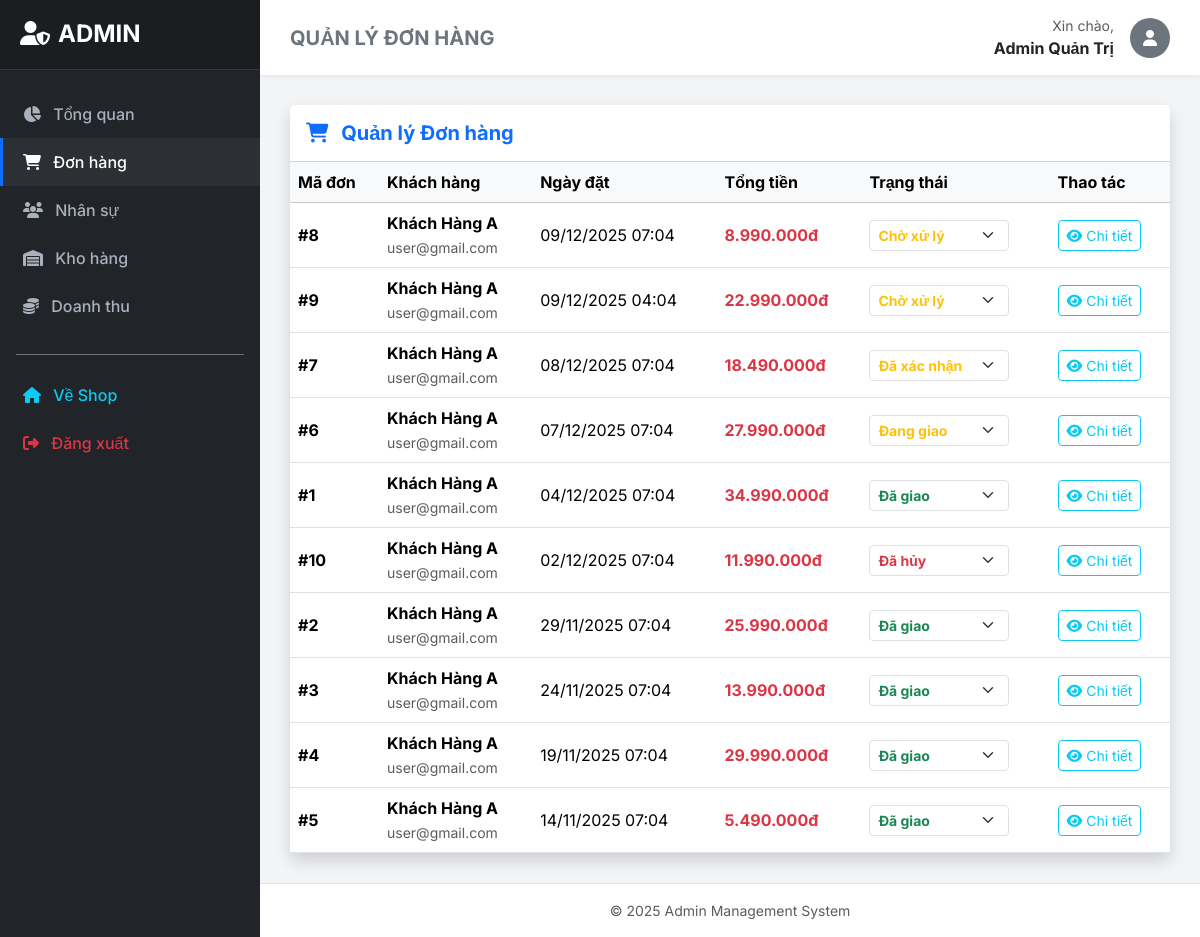
The page /admin/orders (signed in) on the database its author committed.
### tables this page shows
CREATE TABLE `donhang` (
  `id` int(11) NOT NULL AUTO_INCREMENT,
  `id_nguoidung` int(11) NOT NULL,
  `ngay_tao` timestamp NOT NULL DEFAULT current_timestamp(),
  `tong_tien` decimal(12,0) NOT NULL,
  `trang_thai` varchar(50) NOT NULL DEFAULT 'Chờ xử lý',
  PRIMARY KEY (`id`),
  KEY `id_nguoidung` (`id_nguoidung`),
  CONSTRAINT `fk_donhang_nguoidung` FOREIGN KEY (`id_nguoidung`) REFERENCES `nguoidung` (`id`) ON DELETE CASCADE ON UPDATE CASCADE
);

CREATE TABLE `nguoidung` (
  `id` int(11) NOT NULL AUTO_INCREMENT,
  `ho_ten` varchar(255) NOT NULL,
  `email` varchar(255) NOT NULL UNIQUE,
  `so_dien_thoai` varchar(15) NULL,
  `mat_khau` varchar(255) NOT NULL,
  `role` enum('admin','user') NOT NULL DEFAULT 'user', 
  `trang_thai` tinyint(1) NOT NULL DEFAULT 1 COMMENT '1: Active, 0: Blocked',  
  `gioi_tinh` enum('Nam','Nữ','Khác') NULL DEFAULT 'Khác',
  `ngay_sinh` date NULL,
  `ngay_tao` timestamp NOT NULL DEFAULT current_timestamp(),
  PRIMARY KEY (`id`)
);

### controllers/AdminController.php (called while the page is built, shortened)
<?php
class AdminController extends Controller {
    public function orders() {
        $orderModel = $this->loadModel('Order');
        $orders = $orderModel->getAll();
        $this->loadView('admin/orders', ['title' => 'Quản lý Đơn hàng', 'orders' => $orders], 'admin');
    }
}
?>

### models/Order.php (called while the page is built, shortened)
<?php
class Order extends Database {
    public function getAll() {
        $sql = "SELECT dh.*, nd.ho_ten, nd.email
                FROM donhang dh
                JOIN nguoidung nd ON dh.id_nguoidung = nd.id
                ORDER BY dh.ngay_tao DESC";
        return self::query($sql);
    }
}
?>

### models/Database.php (called while the page is built, shortened)
<?php
class Database {
    private static $conn = null;
    public static function getConnection() {
        if (self::$conn === null) {
            $host = DB_HOST;
            $db_name = DB_NAME;
            $username = DB_USER;
            $password = DB_PASS;
            $charset = DB_CHARSET;
            $dsn = "mysql:host=$host;dbname=$db_name;charset=$charset";
            $options = [
                PDO::ATTR_ERRMODE            => PDO::ERRMODE_EXCEPTION,
                PDO::ATTR_DEFAULT_FETCH_MODE => PDO::FETCH_ASSOC,
                PDO::ATTR_EMULATE_PREPARES   => false,
            ];
            try {
                self::$conn = new PDO($dsn, $username, $password, $options);
            } catch (PDOException $e) {
                die("Lỗi kết nối CSDL: " . $e->getMessage());
            }
        }
        return self::$conn;
    }
    private static function _query($sql, $params = [], $fetchAll = true) {
        try {
            $stmt = self::getConnection()->prepare($sql);
            $stmt->execute($params);
            if ($fetchAll) {
                return $stmt->fetchAll();
            }
            return $stmt->fetch();
        } catch (PDOException $e) {
            if (DEBUG_MODE) {
                echo "Lỗi truy vấn: " . $e->getMessage();
            }
            return null;
        }
    }
    public static function query($sql, $params = [], $fetchAll = true) {
        return self::_query($sql, $params, $fetchAll);
    }
}
?>

### views/admin/orders.php (the view, shortened to what this page needs)
<div class="card shadow border-0">
    <div class="card-header bg-white py-3">
        <h5 class="mb-0 fw-bold text-primary"><i class="fas fa-shopping-cart me-2"></i> Quản lý Đơn hàng</h5>
    </div>
    <div class="card-body p-0">
        <div class="table-responsive">
            <table class="table table-hover align-middle mb-0">
                <thead class="table-light">
                    <tr>
                        <th>Mã đơn</th>
                        <th>Khách hàng</th>
                        <th>Ngày đặt</th>
                        <th>Tổng tiền</th>
                        <th>Trạng thái</th>
                        <th>Thao tác</th>
                    </tr>
                </thead>
                <tbody>
                    <?php if(empty($orders) || !is_array($orders)): ?>
                        <tr><td colspan="6" class="text-center py-4 text-muted">Chưa có đơn hàng nào</td></tr>
                    <?php else: foreach($orders as $o): ?>
                    <tr>
                        <td class="fw-bold">#<?= htmlspecialchars($o['id'] ?? 'N/A') ?></td>
                        <td>
                            <div class="fw-bold"><?= htmlspecialchars($o['ho_ten'] ?? 'Khách hàng') ?></div>
                            <small class="text-muted"><?= htmlspecialchars($o['email'] ?? 'N/A') ?></small>
                        </td>
                        <td>
                            <?php
                            $ngay_tao = $o['ngay_tao'] ?? null;
                            if ($ngay_tao && strtotime($ngay_tao) !== false) {
                                echo htmlspecialchars(date('d/m/Y H:i', strtotime($ngay_tao)));
                            } else {
                                echo 'N/A';
                            }
                            ?>
                        </td>
                        <td class="text-danger fw-bold"><?= number_format($o['tong_tien'] ?? 0, 0, ',', '.') ?>đ</td>
                        <td>
                            <form action="" method="POST" class="d-flex align-items-center gap-2">
                                <?php
                                $trang_thai = $o['trang_thai'] ?? 'Chờ xử lý';
                                $status_class = ($trang_thai=='Đã giao')?'text-success':(($trang_thai=='Đã hủy')?'text-danger':'text-warning');
                                ?>
                                <select name="trang_thai" class="form-select form-select-sm fw-bold <?= $status_class ?>"
                                    style="width: 140px;" onchange="this.form.submit()">
                                    <?php
                                        $statuses = ['Chờ xử lý', 'Đã xác nhận', 'Đang giao', 'Đã giao', 'Đã hủy'];
                                        foreach($statuses as $st):
                                    ?>
                                        <option value="<?= htmlspecialchars($st) ?>" <?= $trang_thai == $st ? 'selected' : '' ?>>
                                            <?= htmlspecialchars($st) ?>
                                        </option>
                                    <?php endforeach; ?>
                                </select>
                            </form>
                        </td>
                        <td>
                            <a href="<?= BASE_URL ?>/admin/orderDetail/<?= htmlspecialchars($o['id'] ?? '') ?>" class="btn btn-outline-info btn-sm">
                                <i class="fas fa-eye"></i> Chi tiết
                            </a>
                        </td>
                    </tr>
                    <?php endforeach; endif; ?>
                </tbody>
            </table>
        </div>
    </div>
</div>

### views/layout/admin.php (style rules this page uses)
body { font-family: 'Inter', sans-serif; background-color: #f3f4f6; min-height: 100vh; display: flex; }

### rows shown on the page
donhang: id "8", id_nguoidung.ho_ten "Khách Hàng A", id_nguoidung.email "user@gmail.com", ngay_tao "09/12/2025 07:04", tong_tien "8.990.000", trang_thai "Chờ xử lý"
donhang: id "9", id_nguoidung.ho_ten "Khách Hàng A", id_nguoidung.email "user@gmail.com", ngay_tao "09/12/2025 04:04", tong_tien "22.990.000", trang_thai "Chờ xử lý"
donhang: id "7", id_nguoidung.ho_ten "Khách Hàng A", id_nguoidung.email "user@gmail.com", ngay_tao "08/12/2025 07:04", tong_tien "18.490.000", trang_thai "Đã xác nhận"
donhang: id "6", id_nguoidung.ho_ten "Khách Hàng A", id_nguoidung.email "user@gmail.com", ngay_tao "07/12/2025 07:04", tong_tien "27.990.000", trang_thai "Đang giao"
donhang: id "1", id_nguoidung.ho_ten "Khách Hàng A", id_nguoidung.email "user@gmail.com", ngay_tao "04/12/2025 07:04", tong_tien "34.990.000", trang_thai "Đã giao"
donhang: id "10", id_nguoidung.ho_ten "Khách Hàng A", id_nguoidung.email "user@gmail.com", ngay_tao "02/12/2025 07:04", tong_tien "11.990.000", trang_thai "Đã hủy"
donhang: id "2", id_nguoidung.ho_ten "Khách Hàng A", id_nguoidung.email "user@gmail.com", ngay_tao "29/11/2025 07:04", tong_tien "25.990.000", trang_thai "Đã giao"
donhang: id "3", id_nguoidung.ho_ten "Khách Hàng A", id_nguoidung.email "user@gmail.com", ngay_tao "24/11/2025 07:04", tong_tien "13.990.000", trang_thai "Đã giao"
donhang: id "4", id_nguoidung.ho_ten "Khách Hàng A", id_nguoidung.email "user@gmail.com", ngay_tao "19/11/2025 07:04", tong_tien "29.990.000", trang_thai "Đã giao"
donhang: id "5", id_nguoidung.ho_ten "Khách Hàng A", id_nguoidung.email "user@gmail.com", ngay_tao "14/11/2025 07:04", tong_tien "5.490.000", trang_thai "Đã giao"

### other values the page prints
$title "QUẢN LÝ ĐƠN HÀNG"
$_SESSION['user']['ho_ten'] "Admin Quản Trị"
